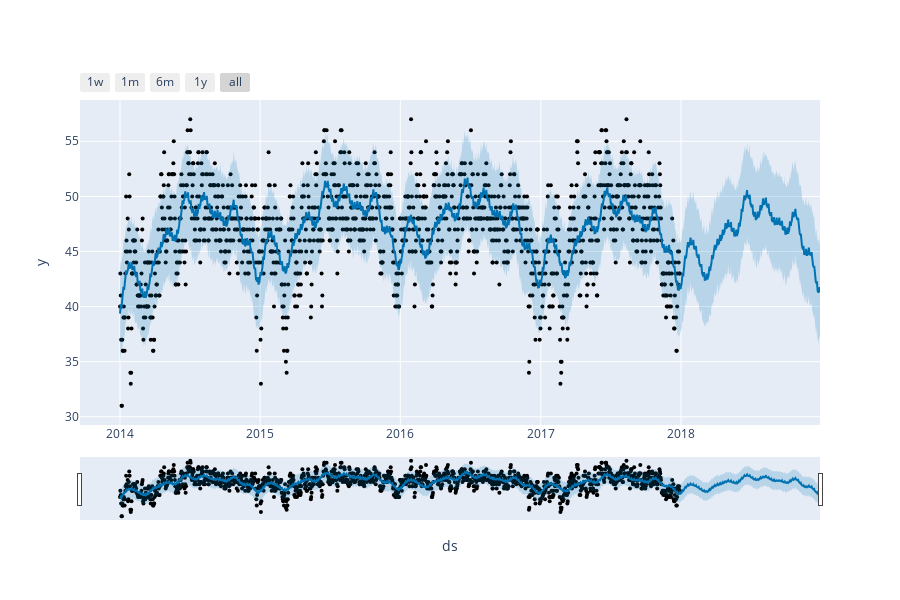

The cell this chart's notebook holds for it:
### Code cell
plt.figure(figsize=(15,4))
plot_plotly(model, forecast)

### Figure 1 — Plotly figure (JSON) as saved in the notebook; plotly's stock layout.template omitted (floating-point values rounded to 4 significant figures; data arrays with more than 128 entries replaced by an {"elided": "..."} marker saying what was removed)
{"data": [{"marker": {"color": "black", "size": 4}, "mode": "markers", "name": "Actual", "type": "scatter", "x": {"elided": "1456 str values"}, "y": {"elided": "1456 int values"}}, {"hoverinfo": "skip", "line": {"width": 0}, "mode": "lines", "type": "scatter", "x": {"elided": "1821 str values"}, "y": {"elided": "1821 float values"}}, {"fill": "tonexty", "fillcolor": "rgba(0, 114, 178, 0.2)", "line": {"color": "#0072B2", "width": 2}, "mode": "lines", "name": "Predicted", "type": "scatter", "x": {"elided": "1821 str values"}, "y": {"elided": "1821 float values"}}, {"fill": "tonexty", "fillcolor": "rgba(0, 114, 178, 0.2)", "hoverinfo": "skip", "line": {"width": 0}, "mode": "lines", "type": "scatter", "x": {"elided": "1821 str values"}, "y": {"elided": "1821 float values"}}], "layout": {"height": 600, "showlegend": false, "width": 900, "xaxis": {"rangeselector": {"buttons": [{"count": 7, "label": "1w", "step": "day", "stepmode": "backward"}, {"count": 1, "label": "1m", "step": "month", "stepmode": "backward"}, {"count": 6, "label": "6m", "step": "month", "stepmode": "backward"}, {"count": 1, "label": "1y", "step": "year", "stepmode": "backward"}, {"step": "all"}]}, "rangeslider": {"visible": true}, "title": {"text": "ds"}, "type": "date"}, "yaxis": {"title": {"text": "y"}}}}
